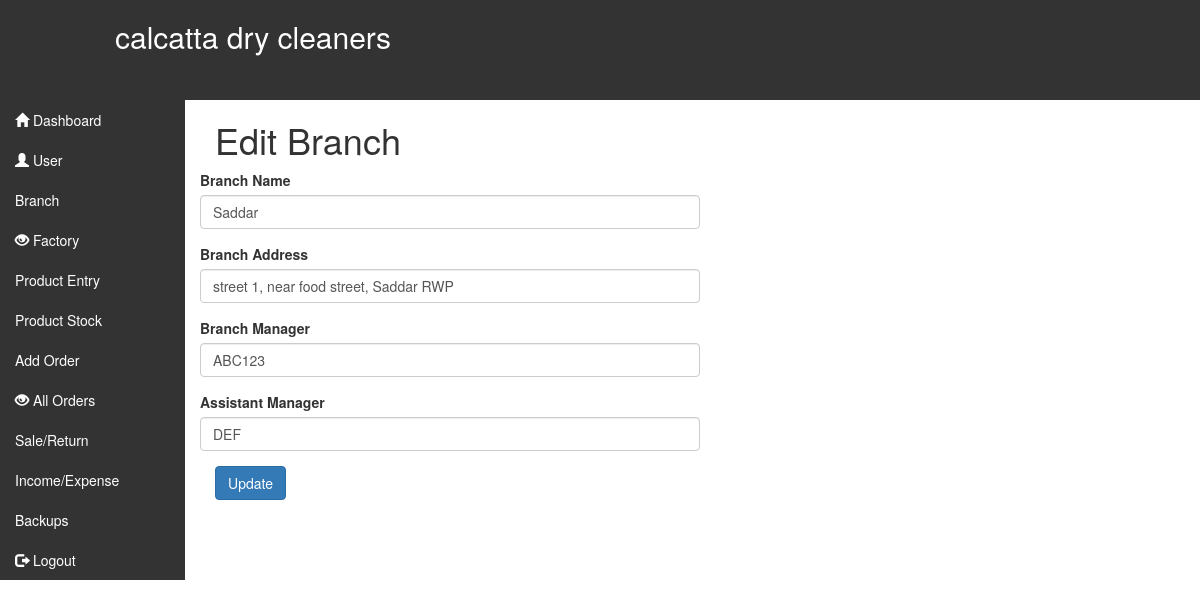
/update_branch.php?tid=1 (signed in), run on the app's committed database.
### tables this page shows
CREATE TABLE `branches` (
  `branch_id` int(10) NOT NULL,
  `branch_name` varchar(100) NOT NULL,
  `branch_address` varchar(100) NOT NULL,
  `branch_manager` varchar(100) NOT NULL,
  `assist_manager` varchar(100) NOT NULL
);

### update_branch.php (the view, shortened to what this page needs)
<!DOCTYPE html>
<html>
<head>
	<?php
include 'inc/header.php';
?>
</head>
<body>
<div class="container-fluid">
	<div class="row">
		<div class="col-lg-2">
			<?php include 'sidenav.php'; ?>
		</div>
		<div class="col-lg-10">
			<h1>Edit Branch</h1>
					<div class="row">
						<div class="col-lg-6">
							<?php
								$id = preg_replace('/[^-a-zA-Z0-9_]/', '', $_GET['tid']);
								$q = "SELECT * FROM `branches` where branch_id = '$id'";
								$qu = mysqli_query($con, $q);
								while($rows = mysqli_fetch_array($qu)){
								?>
			        <form class="form-horizontal" role="form" method="post" action="">
							<div class="form-group">
                               <label for="inputEmail3" class="">Branch Name</label>
			                   <input type="text" class="form-control" name="branchname" value="<?php echo $rows['branch_name']; ?>">
                    		</div>
                    		<div class="form-group">
                               <label for="inputEmail3" class="">Branch Address</label>
			                        <input type="text" class="form-control" name="branchaddre" value="<?php echo $rows['branch_address']; ?>">
                    		</div>
                    		<div class="form-group">
                               <label for="inputEmail3" class="">Branch Manager</label>
			                        <input type="text" class="form-control" name="branchman" value="<?php echo $rows['branch_manager']; ?>">
                    		</div>
                    		<div class="form-group">
                               <label for="inputEmail3" class="">Assistant Manager</label>
			                        <input type="text" class="form-control" name="assismanager" value="<?php echo $rows['assist_manager']; ?>">
                    		</div>
							<button class="btn btn-primary" name="SubmitButton" type="submit">Update</button>
							</form>
							<?php } ?>
						</div>
					</div>
		</div>
	</div>
</div>
</body>
</html>

### inc/custom.css (style rules this page uses)
.col-lg-2 { padding-left: unset; }

### data on the page
branches: branchname "Saddar", branchaddre "street 1, near food street, Saddar RWP", branchman "ABC123", assismanager "DEF"
